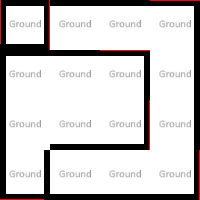

A level layout from a 2D game, rendered from its tile map. Below: a short description, then the map file with its tile-grid data intact:
An orthogonal 4x4 tile map with 50x50 px tiles, 3 tile layers (Ground, Walls, WallsInner), 1 hidden layer not drawn, 2 tilesets and 2 objects.

<map version="1.5" tiledversion="1.7.2" orientation="orthogonal" renderorder="left-up" compressionlevel="0" width="4" height="4" tilewidth="50" tileheight="50" infinite="0" nextlayerid="30" nextobjectid="68">
 <properties>
  <property name="NoAgents" type="bool" value="false" />
  <property name="NoSpawning" type="bool" value="false" />
 </properties>
 <tileset firstgid="1" source="../../_Tiled/Master.tsx" />
 <tileset firstgid="34" source="../../_Tiled/Deco.tsx" />
 <group id="5" name="Floor 0">
  <properties>
   <property name="Height" type="float" value="2.5" />
  </properties>
  <layer id="1" name="Ground" width="4" height="4">
   <properties>
    <property name="Materials" value="[ground]" />
    <property name="Walkable" type="bool" value="true" />
   </properties>
   <data encoding="csv">
4,4,4,4,
4,4,4,4,
4,4,4,4,
4,4,4,4
</data>
  </layer>
  <layer id="28" name="Ceiling" width="4" height="4" visible="0">
   <properties>
    <property name="AtCeiling" type="bool" value="true" />
    <property name="Materials" value="[ceiling]" />
   </properties>
   <data encoding="csv">
3,3,3,0,
3,3,3,0,
3,3,3,0,
0,0,0,0
</data>
  </layer>
  <layer id="3" name="Walls" width="4" height="4">
   <properties>
    <property name="ConnectToCeiling" type="bool" value="true" />
    <property name="Materials" value="[mainWalls]" />
   </properties>
   <data encoding="csv">
2684354566,3221225477,3221225477,3221225478,
2684354565,0,0,1610612741,
2684354565,0,0,1610612741,
6,5,5,1610612742
</data>
  </layer>
  <layer id="29" name="WallsInner" width="4" height="4">
   <properties>
    <property name="ConnectToCeiling" type="bool" value="true" />
    <property name="Materials" value="[mainWalls]" />
   </properties>
   <data encoding="csv">
1610612742,0,0,0,
3221225477,3221225477,3221225478,0,
0,5,1610612742,0,
1610612741,0,0,0
</data>
  </layer>
  <objectgroup id="4" name="Transitions">
   <object id="65" gid="20" x="50" y="0" width="50" height="50" rotation="90" />
   <object id="66" gid="8" x="100" y="150" width="50" height="50" rotation="180">
    <properties>
     <property name="OneWay" type="bool" value="true" />
     <property name="TargetZone" value="[exit]" />
    </properties>
   </object>
  </objectgroup>
  <objectgroup id="27" name="Objects" />
 </group>
</map>
